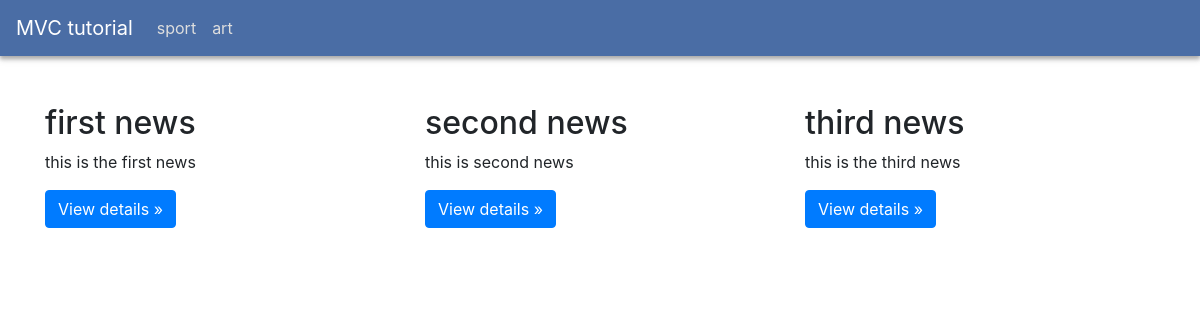
Before: / with the older database file.
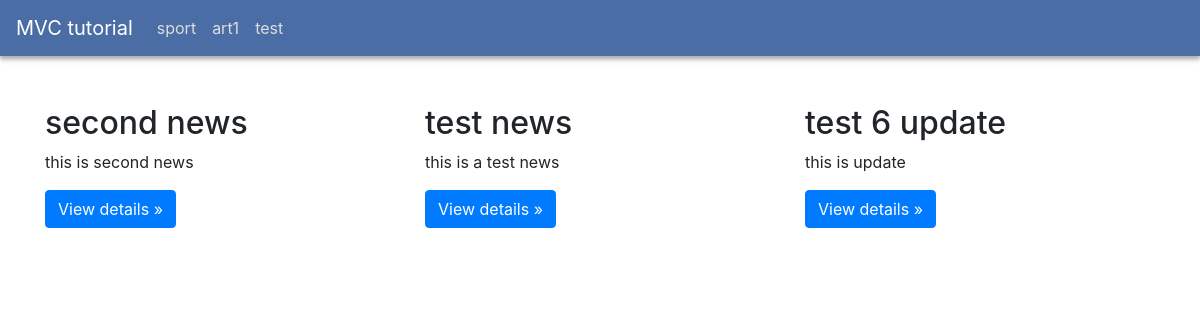
After: the same page with the newer database file.
### tables this page shows
CREATE TABLE `categories` (
  `id` int(11) NOT NULL,
  `name` varchar(255) NOT NULL
);

CREATE TABLE `articles` (
  `id` int(11) NOT NULL,
  `title` varchar(255) NOT NULL,
  `summary` varchar(255) NOT NULL,
  `body` text NOT NULL,
  `cat_id` int(11) NOT NULL,
  `created_at` bigint(20) NOT NULL
);

### system/bootstrap/Autoload.php (called while the page is built, shortened)
<?php
class Autoload{
    public function load()
    {
        spl_autoload_register(function($class){
            $class = str_replace("\\","/",$class);
        });
    }
}
?>

### application/controllers/Home.php (called while the page is built, shortened)
<?php
class Home extends Controller{
    public function index()
    {
        $categoryObj = new Category();
        $articleObj = new Article();
        $articles = $articleObj->all();
        $categories = $categoryObj->all();
        $this->view("template.index",compact('articles','categories'));
    }
}
?>

### index.php (called while the page is built, shortened)
<?php
require_once(ROOT."system/bootstrap/Autoload.php");
$url =(isset($_GET['url']))?trim($_GET['url'],"/"):"home/index";
$router = new myRouter();
$router->routeMe($url);
?>

### application/models/Category.php (called while the page is built, shortened)
<?php
class Category extends Model{
    public function all()
    {
        $sql = "SELECT * FROM `categories`;";
        $result = $this->select($sql)->fetchAll();
        return $result;
    }
}
?>

### application/models/Model.php (called while the page is built, shortened)
<?php
class Model{
    protected $connection;
    public function __construct()
    {
        if(!isset($this->connection)){
            try{
                $this->connection = new PDO("mysql:host=".HOST.";dbname=".DBNANE.";", USERNAME, PASSWORD);
            }catch(PDOException $e){
                echo "Error in connect to database. reason : ".$e->getMessage();
                die;
            }
        }
    }
    protected function select($sql,$params = NULL)
    {
        if($params === NULL){
            return $this->connection->query($sql);
        }
    }
    private function closeConnection(){
        $this->connection = NULL;
    }
}
?>

### application/models/Article.php (called while the page is built, shortened)
<?php
class Article extends Model{
    public function all()
    {
        $sql = "SELECT * FROM `articles`;";
        $result = $this->select($sql)->fetchAll();
        return $result;
    }
}
?>

### application/views/template/index.php (the view)
<?php
    $this->include("template.layout.header",compact("categories"));
    ?>
    <section class="container my-5">
        <section class="row">
            <?php
            foreach($articles as $article){
            ?>
            <section class="col-md-4">
                <h2><?=$article['title']?></h2>
                <p><?=$article['summary']?></p>
                <p><a class="btn btn-primary" href="<?php echo BASE_URL.'home/show/'.$article['id']?>" role="button">View details »</a></p>
            </section>
            <?php
            }
            ?>
        </section>
    </section>
    <?php
    $this->include("template.layout.footer");
    ?>

### system/router/Routing.php (shortened to what this page needs)
<?php
class Routing{
    public function routeMe($url)
    {
        $url = explode("/",$url);
        if(file_exists(ROOT."application/controllers/".$url[0].".php")){
            $controller = $url[0];
            if(isset($url[1])){
                $class = "application\\controllers\\".$controller;
                $ctrlObj = new $class();
                if(method_exists($ctrlObj,$url[1])){
                    $method = $url[1];
                    $reflection = new ReflectionMethod($class,$method);
                    $methodParameterCount = $reflection->getNumberOfParameters();
                    if($methodParameterCount === 0){
                        $ctrlObj->$method();
                    }
                }else{
                    echo "404 - Not Found method not found";
                }
            }else{
                echo "404 - Not Found MEthod not set";
            }
        }else{
            echo "404 - Not Found Controller";
        }
    }
}
?>

### system/traits/View.php (shortened to what this page needs)
<?php
trait View{
    protected function view($directory, $vars = null)
    {
        $directory = str_replace(".","/",$directory);
        $path = ROOT."application/views/".$directory.".php";
        if($path){
            return require_once($path);
        }
        else{
            echo "View [".$directory."] does not exists.";
        }
    }
    protected function include($directory,$vars = null){
        $directory = str_replace(".","/",$directory);
        $path = ROOT."application/views/".$directory.".php";
        return require_once($path);
    }
}
?>

### application/views/template/layout/header.php (shortened to what this page needs)
<!DOCTYPE html>
<html lang="en">
<head>
    <link rel="stylesheet" href="<?php echo BASE_URL.'public/css/bootstrap.min.css' ?>" media="all" type="text/css">
    <link rel="stylesheet" href="<?php echo BASE_URL.'public/css/style.css'?>" media="all" type="text/css">
</head>
<body>
<section id="app">
    <nav class="navbar navbar-expand-lg navbar-dark  bg-blue">
        <a class="navbar-brand" href="<?php echo BASE_URL ?>">MVC tutorial</a>
        <div class="collapse navbar-collapse" id="navbarSupportedContent">
            <ul class="navbar-nav mr-auto">
                <?php
                foreach($categories as $menuCategory){
                ?>
                <li class="nav-item">
                    <a class="nav-link" href="<?php echo BASE_URL."home/category/".$menuCategory['id'] ?>"><?=$menuCategory['name']?></a>
                </li>
                <?php
                }
                ?>
            </ul>
        </div>
    </nav>

### application/views/template/layout/footer.php (shortened to what this page needs)
</section>
</body>
</html>

### public/css/style.css (style rules this page uses)
.bg-blue { background-color: rgb(74,109,165); box-shadow: 0px 3px 4px #aaaaaa, 0px 4px 8px #ededed; }
.nav-link { color: #dedede!important; }

Changed rows visible on the page:
removed articles: title "first news", summary "this is the first news"
removed articles: title "third news", summary "this is the third news"
changed categories: name "art" → "art1"
added categories: name "test"
added articles: title "test news", summary "this is a test news"
added articles: title "test 6 update", summary "this is update"
